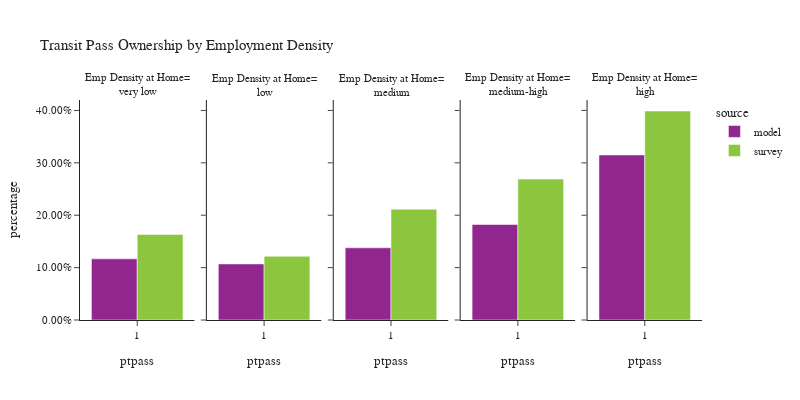

Here is the notebook cell this chart was saved with:
### Code cell
plot_transit_pass(person, 'emp_density_group', 'Employment Density', 'Emp Density at Home')

### Figure 1 — Plotly figure (JSON) as saved in the notebook; plotly's stock layout.template omitted (floating-point values rounded to 4 significant figures)
{"data": [{"alignmentgroup": "True", "customdata": [[81366]], "hovertemplate": "source=model<br>emp_density_group=very low<br>ptpass=%{x}<br>percentage=%{y}<br>sample count=%{customdata[0]}<extra></extra>", "legendgroup": "model", "marker": {"color": "#91268F", "pattern": {"shape": ""}}, "name": "model", "offsetgroup": "model", "orientation": "v", "showlegend": true, "textposition": "auto", "type": "bar", "x": [1], "xaxis": "x", "y": [0.1167], "yaxis": "y"}, {"alignmentgroup": "True", "customdata": [[56663]], "hovertemplate": "source=model<br>emp_density_group=low<br>ptpass=%{x}<br>percentage=%{y}<br>sample count=%{customdata[0]}<extra></extra>", "legendgroup": "model", "marker": {"color": "#91268F", "pattern": {"shape": ""}}, "name": "model", "offsetgroup": "model", "orientation": "v", "showlegend": false, "textposition": "auto", "type": "bar", "x": [1], "xaxis": "x2", "y": [0.107], "yaxis": "y2"}, {"alignmentgroup": "True", "customdata": [[163394]], "hovertemplate": "source=model<br>emp_density_group=medium<br>ptpass=%{x}<br>percentage=%{y}<br>sample count=%{customdata[0]}<extra></extra>", "legendgroup": "model", "marker": {"color": "#91268F", "pattern": {"shape": ""}}, "name": "model", "offsetgroup": "model", "orientation": "v", "showlegend": false, "textposition": "auto", "type": "bar", "x": [1], "xaxis": "x3", "y": [0.1378], "yaxis": "y3"}, {"alignmentgroup": "True", "customdata": [[198404]], "hovertemplate": "source=model<br>emp_density_group=medium-high<br>ptpass=%{x}<br>percentage=%{y}<br>sample count=%{customdata[0]}<extra></extra>", "legendgroup": "model", "marker": {"color": "#91268F", "pattern": {"shape": ""}}, "name": "model", "offsetgroup": "model", "orientation": "v", "showlegend": false, "textposition": "auto", "type": "bar", "x": [1], "xaxis": "x4", "y": [0.1824], "yaxis": "y4"}, {"alignmentgroup": "True", "customdata": [[269443]], "hovertemplate": "source=model<br>emp_density_group=high<br>ptpass=%{x}<br>percentage=%{y}<br>sample count=%{customdata[0]}<extra></extra>", "legendgroup": "model", "marker": {"color": "#91268F", "pattern": {"shape": ""}}, "name": "model", "offsetgroup": "model", "orientation": "v", "showlegend": false, "textposition": "auto", "type": "bar", "x": [1], "xaxis": "x5", "y": [0.315], "yaxis": "y5"}, {"alignmentgroup": "True", "customdata": [[166]], "hovertemplate": "source=survey<br>emp_density_group=very low<br>ptpass=%{x}<br>percentage=%{y}<br>sample count=%{customdata[0]}<extra></extra>", "legendgroup": "survey", "marker": {"color": "#8CC63E", "pattern": {"shape": ""}}, "name": "survey", "offsetgroup": "survey", "orientation": "v", "showlegend": true, "textposition": "auto", "type": "bar", "x": [1], "xaxis": "x", "y": [0.1633], "yaxis": "y"}, {"alignmentgroup": "True", "customdata": [[110]], "hovertemplate": "source=survey<br>emp_density_group=low<br>ptpass=%{x}<br>percentage=%{y}<br>sample count=%{customdata[0]}<extra></extra>", "legendgroup": "survey", "marker": {"color": "#8CC63E", "pattern": {"shape": ""}}, "name": "survey", "offsetgroup": "survey", "orientation": "v", "showlegend": false, "textposition": "auto", "type": "bar", "x": [1], "xaxis": "x2", "y": [0.1216], "yaxis": "y2"}, {"alignmentgroup": "True", "customdata": [[370]], "hovertemplate": "source=survey<br>emp_density_group=medium<br>ptpass=%{x}<br>percentage=%{y}<br>sample count=%{customdata[0]}<extra></extra>", "legendgroup": "survey", "marker": {"color": "#8CC63E", "pattern": {"shape": ""}}, "name": "survey", "offsetgroup": "survey", "orientation": "v", "showlegend": false, "textposition": "auto", "type": "bar", "x": [1], "xaxis": "x3", "y": [0.2115], "yaxis": "y3"}, {"alignmentgroup": "True", "customdata": [[627]], "hovertemplate": "source=survey<br>emp_density_group=medium-high<br>ptpass=%{x}<br>percentage=%{y}<br>sample count=%{customdata[0]}<extra></extra>", "legendgroup": "survey", "marker": {"color": "#8CC63E", "pattern": {"shape": ""}}, "name": "survey", "offsetgroup": "survey", "orientation": "v", "showlegend": false, "textposition": "auto", "type": "bar", "x": [1], "xaxis": "x4", "y": [0.2689], "yaxis": "y4"}, {"alignmentgroup": "True", "customdata": [[1379]], "hovertemplate": "source=survey<br>emp_density_group=high<br>ptpass=%{x}<br>percentage=%{y}<br>sample count=%{customdata[0]}<extra></extra>", "legendgroup": "survey", "marker": {"color": "#8CC63E", "pattern": {"shape": ""}}, "name": "survey", "offsetgroup": "survey", "orientation": "v", "showlegend": false, "textposition": "auto", "type": "bar", "x": [1], "xaxis": "x5", "y": [0.3989], "yaxis": "y5"}], "layout": {"annotations": [{"font": {}, "showarrow": false, "text": "Emp Density at Home=<br>very low", "x": 0.092, "xanchor": "center", "xref": "paper", "y": 1.0, "yanchor": "bottom", "yref": "paper"}, {"font": {}, "showarrow": false, "text": "Emp Density at Home=<br>low", "x": 0.296, "xanchor": "center", "xref": "paper", "y": 1.0, "yanchor": "bottom", "yref": "paper"}, {"font": {}, "showarrow": false, "text": "Emp Density at Home=<br>medium", "x": 0.5, "xanchor": "center", "xref": "paper", "y": 1.0, "yanchor": "bottom", "yref": "paper"}, {"font": {}, "showarrow": false, "text": "Emp Density at Home=<br>medium-high", "x": 0.704, "xanchor": "center", "xref": "paper", "y": 1.0, "yanchor": "bottom", "yref": "paper"}, {"font": {}, "showarrow": false, "text": "Emp Density at Home=<br>high", "x": 0.908, "xanchor": "center", "xref": "paper", "y": 1.0, "yanchor": "bottom", "yref": "paper"}], "barmode": "group", "font": {"size": 11}, "height": 400, "legend": {"title": {"text": "source"}, "tracegroupgap": 0}, "title": {"text": "Transit Pass Ownership by Employment Density"}, "width": 800, "xaxis": {"anchor": "y", "domain": [0.0, 0.184], "title": {"text": "ptpass"}}, "xaxis2": {"anchor": "y2", "domain": [0.204, 0.388], "matches": "x", "title": {"text": "ptpass"}}, "xaxis3": {"anchor": "y3", "domain": [0.408, 0.592], "matches": "x", "title": {"text": "ptpass"}}, "xaxis4": {"anchor": "y4", "domain": [0.612, 0.796], "matches": "x", "title": {"text": "ptpass"}}, "xaxis5": {"anchor": "y5", "domain": [0.816, 1.0], "matches": "x", "title": {"text": "ptpass"}}, "yaxis": {"anchor": "x", "domain": [0.0, 1.0], "tickformat": ".2%", "title": {"text": "percentage"}}, "yaxis2": {"anchor": "x2", "domain": [0.0, 1.0], "matches": "y", "showticklabels": false, "tickformat": ".2%"}, "yaxis3": {"anchor": "x3", "domain": [0.0, 1.0], "matches": "y", "showticklabels": false, "tickformat": ".2%"}, "yaxis4": {"anchor": "x4", "domain": [0.0, 1.0], "matches": "y", "showticklabels": false, "tickformat": ".2%"}, "yaxis5": {"anchor": "x5", "domain": [0.0, 1.0], "matches": "y", "showticklabels": false, "tickformat": ".2%"}}}
